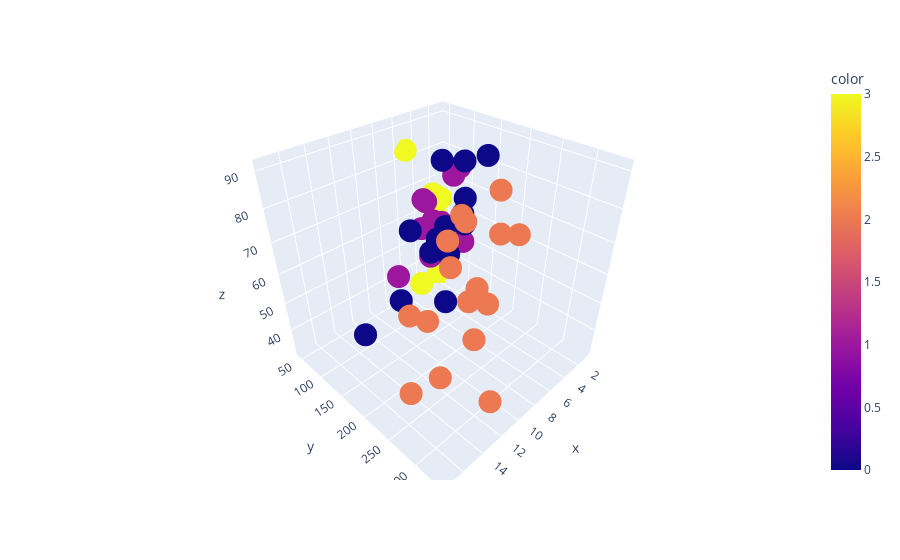

This figure's notebook cell:
### Code cell
import plotly.express as px

kmeans= KMeans(n_clusters=4).fit(df)
clusters= kmeans.labels_


#df = px.data.iris()

#fig = px.scatter_3d(df, x='sepal_length', y='sepal_width', z='petal_width',color='species')
px.scatter_3d(df, df.iloc[:,0],df.iloc[:,1],df.iloc[:,2],color=clusters)
#px.scatter(centers[:,0],centers[:,1],centers[:,2],color=centers[:,0]);
fig.show()

### Figure 1 — Plotly figure (JSON) as saved in the notebook; plotly's stock layout.template omitted (floating-point values rounded to 4 significant figures)
{"data": [{"hovertemplate": "x=%{x}<br>y=%{y}<br>z=%{z}<br>color=%{marker.color}<extra></extra>", "legendgroup": "", "marker": {"color": [2, 2, 2, 0, 2, 0, 1, 2, 2, 0, 3, 1, 2, 1, 3, 1, 1, 2, 3, 2, 0, 2, 3, 2, 0, 1, 1, 2, 3, 0, 2, 2, 2, 3, 1, 0, 0, 1, 0, 2, 3, 0, 0, 1, 3, 0, 0, 3, 3, 0], "coloraxis": "coloraxis", "symbol": "circle"}, "mode": "markers", "name": "", "scene": "scene", "showlegend": false, "type": "scatter3d", "x": [13.2, 10, 8.1, 8.8, 9, 7.9, 3.3, 5.9, 15.4, 17.4, 5.3, 2.6, 10.4, 7.2, 2.2, 6, 9.7, 15.4, 2.1, 11.3, 4.4, 12.1, 2.7, 16.1, 9, 6, 4.3, 12.2, 2.1, 7.4, 11.4, 11.1, 13, 0.8, 7.3, 6.6, 4.9, 6.3, 3.4, 14.4, 3.8, 13.2, 12.7, 3.2, 2.2, 8.5, 4, 5.7, 2.6, 6.8], "y": [236, 263, 294, 190, 276, 204, 110, 238, 335, 211, 46, 120, 249, 113, 56, 115, 109, 249, 83, 300, 149, 255, 72, 259, 178, 109, 102, 252, 57, 159, 285, 254, 337, 45, 120, 151, 159, 106, 174, 279, 86, 188, 201, 120, 48, 156, 145, 81, 53, 161], "z": [58, 48, 80, 50, 91, 78, 77, 72, 80, 60, 83, 54, 83, 65, 57, 66, 52, 66, 51, 67, 85, 74, 66, 44, 70, 53, 62, 81, 56, 89, 70, 86, 45, 44, 75, 68, 67, 72, 87, 48, 45, 59, 80, 80, 32, 63, 73, 39, 66, 60]}], "layout": {"coloraxis": {"colorbar": {"title": {"text": "color"}}, "colorscale": [[0, "#0d0887"], [0.1111, "#46039f"], [0.2222, "#7201a8"], [0.3333, "#9c179e"], [0.4444, "#bd3786"], [0.5556, "#d8576b"], [0.6667, "#ed7953"], [0.7778, "#fb9f3a"], [0.8889, "#fdca26"], [1, "#f0f921"]]}, "legend": {"tracegroupgap": 0}, "margin": {"t": 60}, "scene": {"domain": {"x": [0, 1], "y": [0, 1]}, "xaxis": {"title": {"text": "x"}}, "yaxis": {"title": {"text": "y"}}, "zaxis": {"title": {"text": "z"}}}}}
